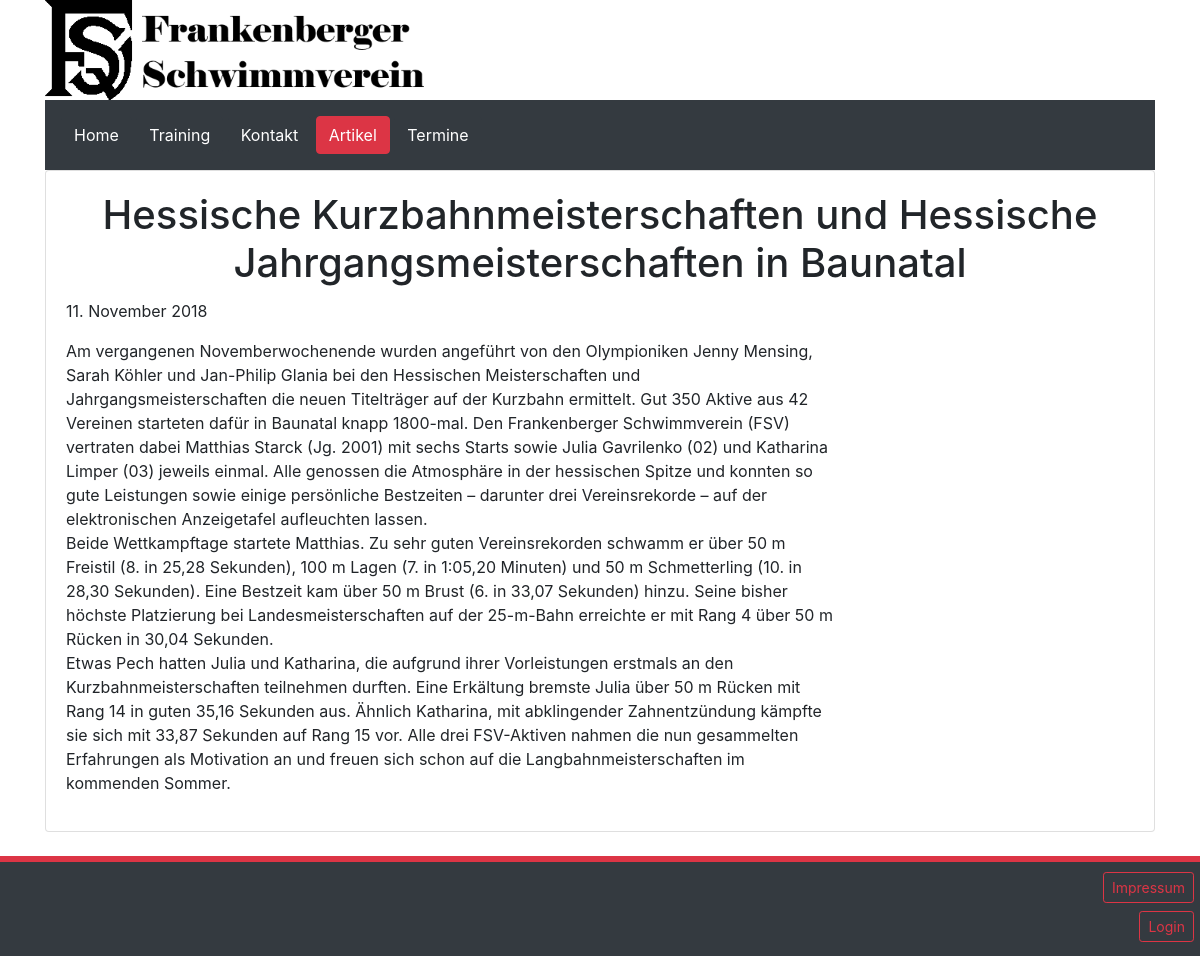
/news/artikel/13, run on the app's committed database.
### news/models.py (models this page shows, shortened)
class NewsPost(models.Model):
    user = models.ForeignKey(User, on_delete=models.CASCADE)
    header = models.CharField(max_length=250)
    content = models.TextField()
    created_at = models.DateTimeField(default=timezone.now)

### news/views.py (the view)
# urls.py: path('artikel/<int:post_id>', views.artikel_view, name='artikel'),
def artikel_view(request, post_id):
    post = get_object_or_404(NewsPost, id=post_id)
    return render(request, 'news/artikel.html', {'post': post})

### news/templates/news/artikel.html (shortened to what this page needs)
{% extends 'news/base.html' %}
{% block style %}<link rel="stylesheet" href='/static/css/artikel.css' type="text/css">{% endblock %}
{% block mainForm %}
<div class="row">
    <div class="col-12">
        <div class="card">
            <div class="card-body">
                <h1 class="card-title">{{ post.header }}</h1>
                <p class="card-text">{{ post.created_at | date:"d. F Y" }}</p>
                <p class="card-text">{{ post.content | linebreaks }}</p>
            </div>
        </div>
    </div>
</div>
{% endblock %}

### static/css/base.css (style rules this page uses)
h1 { text-align: center; }

### data on the page
NewsPost: header "Hessische Kurzbahnmeisterschaften und Hessische Jahrgangsmeisterschaften in Baunatal", created_at "11. November 2018", content "Am vergangenen Novemberwochenende wurden angeführt von den Olympioniken Jenny Mensing, Sarah Köhler und Jan-Philip Glania bei den Hessischen Meisterschaften und Jahrgangsmeisterschaften die neuen Titelträger auf der Kurzbahn ermittelt. Gut 350 Aktive aus 42 Vereinen starteten dafür in Baunatal knapp 1800-mal. Den Frankenberger Schwimmverein (FSV) vertraten dabei Matthias Starck (Jg. 2001) mit sechs Starts sowie Julia Gavrilenko (02) und Katharina Limper (03) jeweils einmal. Alle genossen die Atmosphäre in der hessischen Spitze und konnten so gute Leistungen sowie einige persönliche Bestzeiten – darunter drei Vereinsrekorde – auf der elektronischen Anzeigetafel aufleuchten lassen. Beide…"
